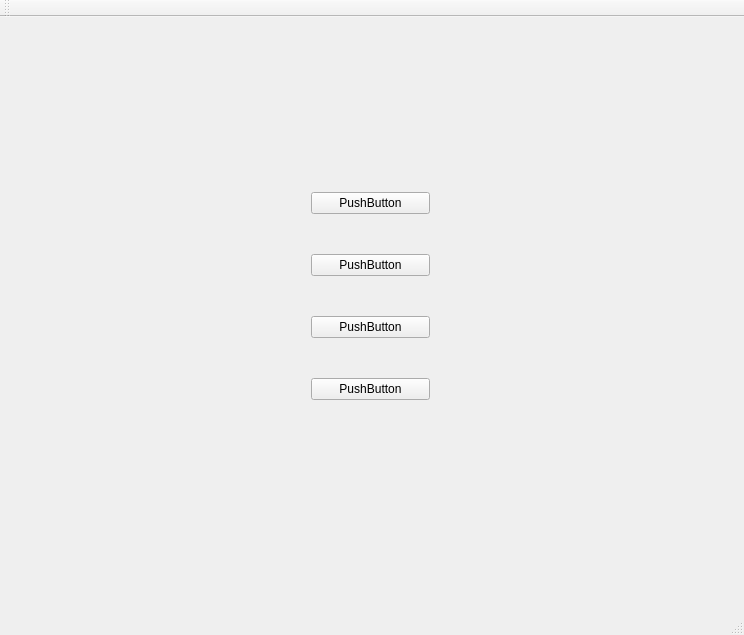
<?xml version="1.0" encoding="UTF-8"?>
<ui version="4.0">
 <class>MainWindow</class>
 <widget class="QMainWindow" name="MainWindow">
  <property name="geometry">
   <rect>
    <x>0</x>
    <y>0</y>
    <width>744</width>
    <height>635</height>
   </rect>
  </property>
  <property name="windowTitle">
   <string>MainWindow</string>
  </property>
  <widget class="QWidget" name="centralWidget">
   <widget class="QWidget" name="verticalLayoutWidget">
    <property name="geometry">
     <rect>
      <x>300</x>
      <y>130</y>
      <width>141</width>
      <height>301</height>
     </rect>
    </property>
    <layout class="QVBoxLayout" name="verticalLayout">
     <item>
      <widget class="QPushButton" name="pushButton">
       <property name="text">
        <string>PushButton</string>
       </property>
      </widget>
     </item>
     <item>
      <widget class="QPushButton" name="pushButton_3">
       <property name="text">
        <string>PushButton</string>
       </property>
      </widget>
     </item>
     <item>
      <widget class="QPushButton" name="pushButton_2">
       <property name="text">
        <string>PushButton</string>
       </property>
      </widget>
     </item>
     <item>
      <widget class="QPushButton" name="pushButton_4">
       <property name="text">
        <string>PushButton</string>
       </property>
      </widget>
     </item>
    </layout>
   </widget>
  </widget>
  <widget class="QMenuBar" name="menuBar">
   <property name="geometry">
    <rect>
     <x>0</x>
     <y>0</y>
     <width>744</width>
     <height>22</height>
    </rect>
   </property>
  </widget>
  <widget class="QToolBar" name="mainToolBar">
   <attribute name="toolBarArea">
    <enum>TopToolBarArea</enum>
   </attribute>
   <attribute name="toolBarBreak">
    <bool>false</bool>
   </attribute>
  </widget>
  <widget class="QStatusBar" name="statusBar"/>
 </widget>
 <layoutdefault spacing="6" margin="11"/>
 <resources/>
 <connections/>
</ui>
